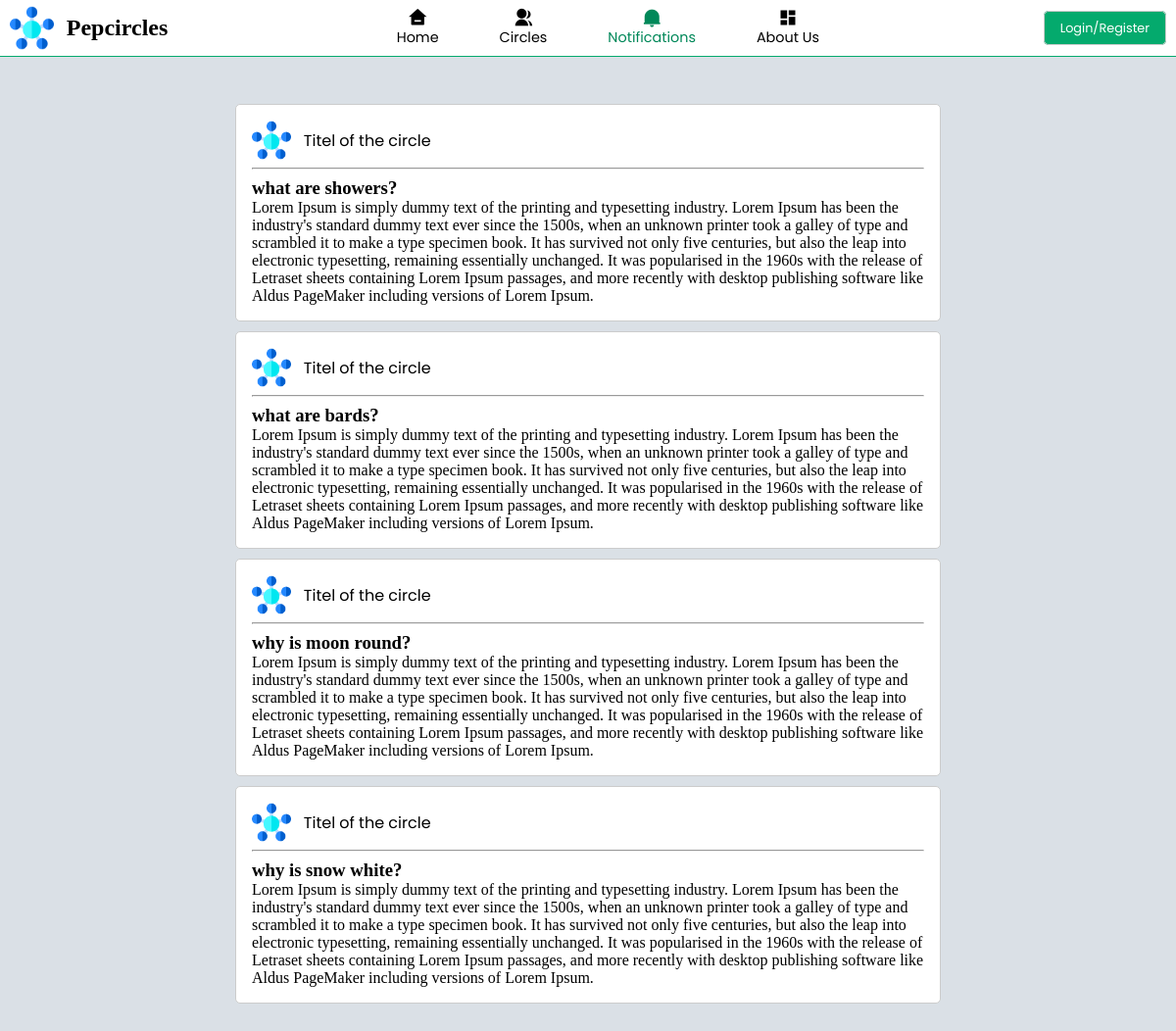
The page /pages/notifications.php on the database its author committed.
### tables this page shows
CREATE TABLE `posts` (
  `post_id` int(11) NOT NULL,
  `time` time(6) NOT NULL,
  `date` date NOT NULL,
  `user_id` varchar(256) NOT NULL,
  `circleId` int(11) NOT NULL,
  `title` varchar(3000) NOT NULL,
  `content` longtext NOT NULL,
  `postType` int(11) NOT NULL DEFAULT 0
);

### pages/back/database_connection.php (called while the page is built, shortened)
<?php
include "connection.php";
$sql2 = "SELECT *
            FROM posts
            ORDER BY post_id DESC
            LIMIT 8";
$res2 = mysqli_query($conn, $sql2);
?>

### pages/notifications.php (the view, shortened to what this page needs)
<?php
include "back/database_connection.php";
?>
<!DOCTYPE html>
<html lang="en">
<head>
    <link rel="stylesheet" href="../css/index.css">
    <link rel="stylesheet" href="../css/notify.css">
</head>
<body>
    <?php include "navbar.php"; ?>
    <div class="notify">
    <div class="posts">
                <?php
                if (mysqli_num_rows($res2) > 0) {
                    while ($row2 = mysqli_fetch_assoc($res2)) {
                ?>
                        <div class="ind_post">
                            <div class="head_post">
                                <img src="/collageCommunity/images/logo.png" alt="">
                                <span>Titel of the circle</span>
                            </div>
                            <hr>
                            <h3><?php echo $row2['title']; ?></h3>
                            <p><?php echo $row2['content']; ?></p>
                        </div>
                <?php }
                } ?>
            </div>
        </div>
</body>
</html>

### css/index.css (style rules this page uses)
.ind_post { margin: 10px 0 10px 0; border: 1px #ccc solid; background-color: white; border-radius: 5px; padding: 1rem; }
.ind_post hr { margin-block: 0.5rem; height: 1px; background-color: #04AA6D; }
.head_post { display: flex; align-items: center; }
.head_post span { margin-left: 0.8rem; font-family: 'Poppins'; }
.head_post img { width: 40px; height: 40px; }

### css/notify.css (style rules this page uses)
.notify { display: block; width: 60%; margin: 3rem auto; }

### css/navbar1.css (style rules this page uses)
* { list-style: none; margin: 0px; padding: 0px; text-decoration: none; box-sizing: border-box; }
body { background-color: #DAE0E6; }

### rows shown on the page
posts: title "what are showers?", content "Lorem Ipsum is simply dummy text of the printing and typesetting industry. Lorem Ipsum has been the industry's standard dummy text ever since the 1500s, when an unknown printer took a galley of type and scrambled it to make a type specimen book. It has survived not only five centuries, but also the leap into electronic typesetting, remaining essentially unchanged. It was popularised in the 1960s with the release of Letraset sheets containing Lorem Ipsum passages, and more recently with desktop publishing software like Aldus PageMaker including versions of Lorem Ipsum."
posts: title "what are bards?", content "Lorem Ipsum is simply dummy text of the printing and typesetting industry. Lorem Ipsum has been the industry's standard dummy text ever since the 1500s, when an unknown printer took a galley of type and scrambled it to make a type specimen book. It has survived not only five centuries, but also the leap into electronic typesetting, remaining essentially unchanged. It was popularised in the 1960s with the release of Letraset sheets containing Lorem Ipsum passages, and more recently with desktop publishing software like Aldus PageMaker including versions of Lorem Ipsum."
posts: title "why is moon round?", content "Lorem Ipsum is simply dummy text of the printing and typesetting industry. Lorem Ipsum has been the industry's standard dummy text ever since the 1500s, when an unknown printer took a galley of type and scrambled it to make a type specimen book. It has survived not only five centuries, but also the leap into electronic typesetting, remaining essentially unchanged. It was popularised in the 1960s with the release of Letraset sheets containing Lorem Ipsum passages, and more recently with desktop publishing software like Aldus PageMaker including versions of Lorem Ipsum."
posts: title "why is snow white?", content "Lorem Ipsum is simply dummy text of the printing and typesetting industry. Lorem Ipsum has been the industry's standard dummy text ever since the 1500s, when an unknown printer took a galley of type and scrambled it to make a type specimen book. It has survived not only five centuries, but also the leap into electronic typesetting, remaining essentially unchanged. It was popularised in the 1960s with the release of Letraset sheets containing Lorem Ipsum passages, and more recently with desktop publishing software like Aldus PageMaker including versions of Lorem Ipsum."
